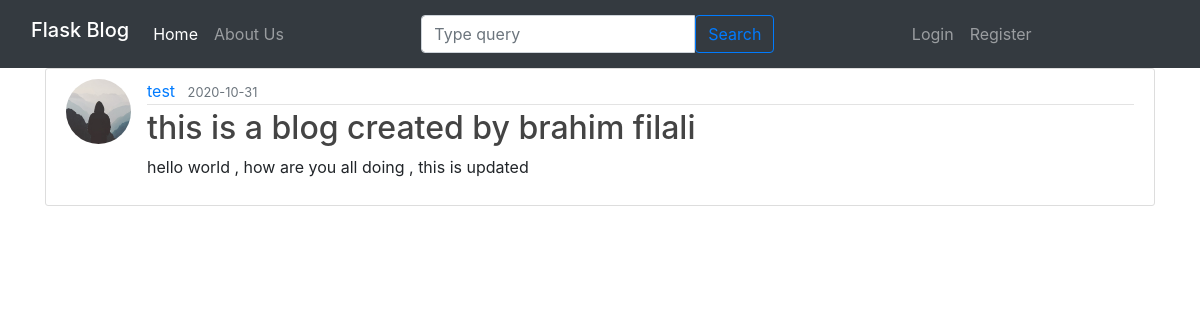
/post/1, run on the app's committed database.
### flaskblog/models.py (models this page shows, shortened)
class User(db.Model ,UserMixin):
    id = db.Column(db.Integer , primary_key = True)
    username = db.Column(db.String(20) , unique = True , nullable = False )
    email = db.Column(db.String(120) , unique = True , nullable = False )
    image_file = db.Column(db.String(40) , nullable = False , default = 'default.jpg')
    password = db.Column(db.String(60) , nullable = False)
    posts = db.relationship('Post' , backref = 'author')

class Post(db.Model ,UserMixin):
    id = db.Column(db.Integer , primary_key = True)
    title = db.Column(db.String(20) , nullable = False )
    content = db.Column(db.Text, nullable = False )
    date_posted = db.Column(db.DateTime , default=datetime.utcnow)
    user_id = db.Column(db.Integer , db.ForeignKey('user.id'))

### flaskblog/routes.py (the view)
@app.route("/post/<int:post_id>" , methods=['GET','POST'])
def post(post_id):
    post = Post.query.get_or_404(post_id)
    return render_template('post.html' , title = post.id , post = post)

### flaskblog/templates/post.html (shortened to what this page needs)
{% extends 'layout.html' %}
{% block content %}
  <div class="container">
    <article class="media content-section">
      <img class="rounded-circle article-img" src="{{ url_for('static', filename='profile_pics/' + post.author.image_file) }}">
      <div class="media-body">
        <div class="article-metadata">
          <a class="mr-2" href="#">{{ post.author.username }}</a>
          <small class="text-muted">{{ post.date_posted.strftime('%Y-%m-%d') }}</small>
        </div>
        <h2 class="article-title"> {{ post.title }}</h2>
        <p class="article-content">{{ post.content }}</p>
      </div>
    </article>
</div>
{% endblock content %}

### flaskblog/static/main.css (style rules this page uses)
.article-img { max-width: 100%; min-width: 50px; height: auto; border-radius: 50%; }
body { background: #fafafa; color: #333333; margin-top: 5rem; }
h1, h2, h3, h4, h5, h6 { color: #444444; }
.content-section { background: #ffffff; padding: 10px 20px; border: 1px solid #dddddd; border-radius: 3px; margin-bottom: 20px; }
.article-title { color: #444444; }
.article-content { white-space: pre-line; }
.article-img { height: 65px; width: 65px; margin-right: 16px; }
.article-metadata { padding-bottom: 1px; margin-bottom: 4px; border-bottom: 1px solid #e3e3e3 }

### data on the page
User: image_file (placeholder picture), author.username "test"
Post: date_posted "2020-10-31", title "this is a blog created by brahim filali", content "hello world , how are you all doing , this is updated"
